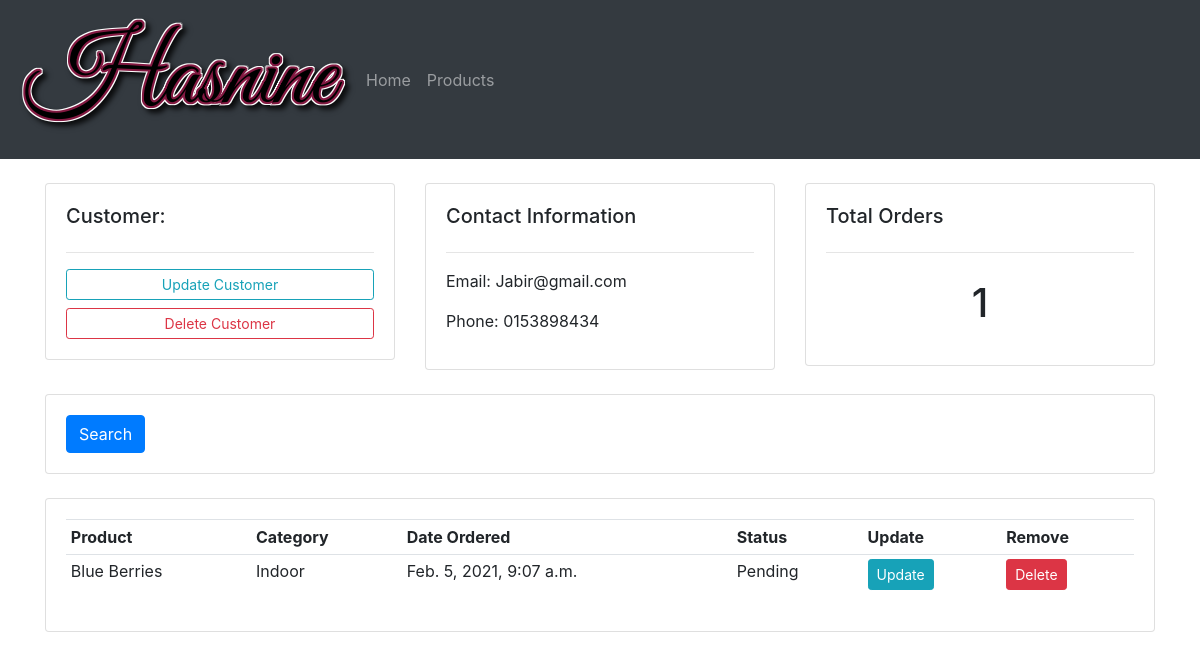
Before: /customer/1/ with the older database file.
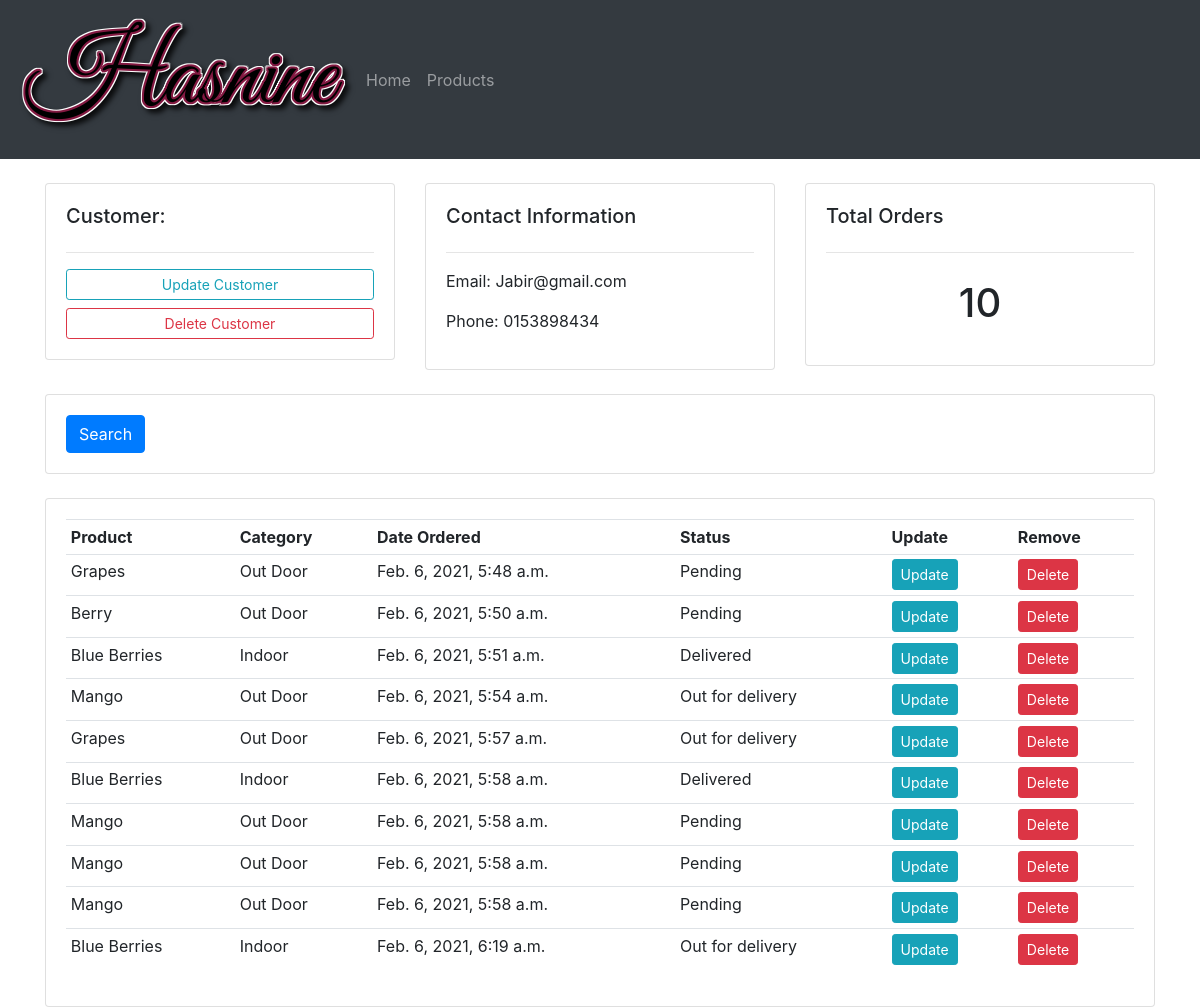
After: the same page with the newer database file.
### accounts/models.py (models this page shows, shortened)
class Order(models.Model):
    STATUS = (
        ('Pending', 'Pending'),
        ('Out for delivery', 'Out for delivery'),
        ('Delivered', 'Delivered'),
    )
    customer = models.ForeignKey(Customer, null=True, on_delete=models.SET_NULL)
    product = models.ForeignKey(Product, null=True, on_delete=models.SET_NULL)
    date_created = models.DateTimeField(auto_now_add=True, null=True)
    status = models.CharField(max_length=200, null=True, choices=STATUS)

class Product(models.Model):
    CATEGORY = (
        ('Indoor', 'Indoor'),
        ('Out Door', 'Out Door'),
    )
    name = models.CharField(max_length=200, null=True)
    price = models.FloatField(null=True)
    category = models.CharField(max_length=200, null=True, choices=CATEGORY)
    description = models.CharField(max_length=200, null=True, blank=True)
    date_created = models.DateTimeField(auto_now_add=True, null=True)
    tags = models.ManyToManyField(Tag)
    def __str__(self):
        return self.name

### accounts/views.py (the view)
# urls.py: path('customer/<str:pks>/', customer, name='customer'),
def customer(request, pks):
    customers = Customer.objects.get(id=pks)
    orders = customers.order_set.all()
    order_count = orders.count()
    context = {'customers': customers, 'orders': orders, 'order_count': order_count}
    return render(request, 'customer.html', context)

### accounts/templates/customer.html (shortened to what this page needs)
{% extends 'base.html' %}
{% block content %}
<br>
<div class="row">
    <div class="col-md">
        <div class="card card-body">
            <h5>Customer:</h5>
            <hr>
            <a class="btn btn-outline-info  btn-sm btn-block" href="">Update Customer</a>
            <a class="btn btn-outline-danger  btn-sm btn-block" href="">Delete Customer</a>
        </div>
    </div>
    <div class="col-md">
        <div class="card card-body">
            <h5>Contact Information</h5>
            <hr>
            <p>Email: {{customers.email}}</p>
            <p>Phone: {{customers.phone}}</p>
        </div>
    </div>
    <div class="col-md">
        <div class="card card-body">
            <h5>Total Orders</h5>
            <hr>
            <h1 style="text-align: center;padding: 10px">{{order_count}}</h1>
        </div>
    </div>
</div>
<br>
<div class="row">
    <div class="col">
        <div class="card card-body">
            <form method="get">
                <button class="btn btn-primary" type="submit">Search</button>
            </form>
        </div>
    </div>
</div>
<br>
<div class="row">
    <div class="col-md">
        <div class="card card-body">
            <table class="table table-sm">
                <tr>
                    <th>Product</th>
                    <th>Category</th>
                    <th>Date Ordered</th>
                    <th>Status</th>
                    <th>Update</th>
                    <th>Remove</th>
                </tr>
                {% for order in orders %}
                <tr>
                    <td>{{order.product}}</td>
                    <td>{{order.product.category}}</td>
                    <td>{{order.date_created}}</td>
                    <td>{{order.status}}</td>
                    <td><a class="btn btn-sm btn-info" href="{% url 'update_order' order.id %}">Update</a></td>
                    <td><a class="btn btn-sm btn-danger" href="{% url 'deleted' order.id %}">Delete</a></td>
                </tr>
                {% endfor%}
            </table>
        </div>
    </div>
</div>
{% endblock content %}

Changed rows visible on the page:
removed Order: product "Blue Berries", product.category "Indoor", date_created "Feb. 5, 2021, 9:07 a.m.", status "Pending"
added Order: product "Grapes", product.category "Out Door", date_created "Feb. 6, 2021, 5:48 a.m.", status "Pending"
added Order: product "Berry", product.category "Out Door", date_created "Feb. 6, 2021, 5:50 a.m.", status "Pending"
added Order: product "Blue Berries", product.category "Indoor", date_created "Feb. 6, 2021, 5:51 a.m.", status "Delivered"
added Order: product "Mango", product.category "Out Door", date_created "Feb. 6, 2021, 5:54 a.m.", status "Out for delivery"
added Order: product "Grapes", product.category "Out Door", date_created "Feb. 6, 2021, 5:57 a.m.", status "Out for delivery"
added Order: product "Blue Berries", product.category "Indoor", date_created "Feb. 6, 2021, 5:58 a.m.", status "Delivered"
added Order: product "Mango", product.category "Out Door", date_created "Feb. 6, 2021, 5:58 a.m.", status "Pending"
added Order: product "Mango", product.category "Out Door", date_created "Feb. 6, 2021, 5:58 a.m.", status "Pending"
added Order: product "Mango", product.category "Out Door", date_created "Feb. 6, 2021, 5:58 a.m.", status "Pending"
added Order: product "Blue Berries", product.category "Indoor", date_created "Feb. 6, 2021, 6:19 a.m.", status "Out for delivery"
Other visible differences:
{{ order_count }}: "1" → "10"
